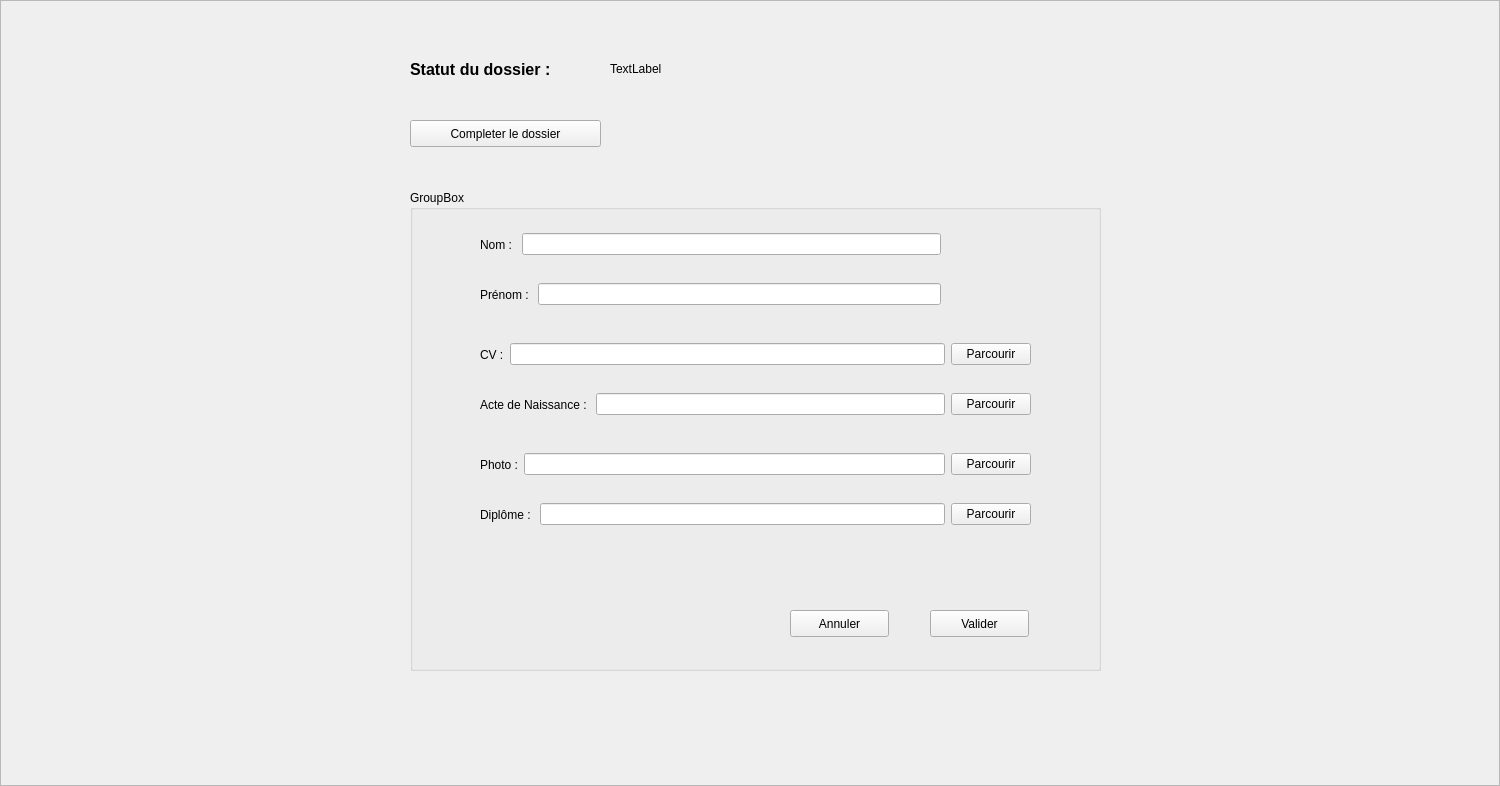
<?xml version="1.0" encoding="UTF-8"?>
<ui version="4.0">
 <class>MonDossierFrame</class>
 <widget class="QFrame" name="MonDossierFrame">
  <property name="geometry">
   <rect>
    <x>0</x>
    <y>0</y>
    <width>1500</width>
    <height>786</height>
   </rect>
  </property>
  <property name="windowTitle">
   <string>Frame</string>
  </property>
  <property name="frameShape">
   <enum>QFrame::StyledPanel</enum>
  </property>
  <property name="frameShadow">
   <enum>QFrame::Raised</enum>
  </property>
  <widget class="QGroupBox" name="groupBox_formulaire_dossier">
   <property name="geometry">
    <rect>
     <x>410</x>
     <y>190</y>
     <width>691</width>
     <height>481</height>
    </rect>
   </property>
   <property name="title">
    <string>GroupBox</string>
   </property>
   <widget class="QPushButton" name="btn_valider">
    <property name="geometry">
     <rect>
      <x>520</x>
      <y>420</y>
      <width>99</width>
      <height>27</height>
     </rect>
    </property>
    <property name="text">
     <string>Valider</string>
    </property>
   </widget>
   <widget class="QWidget" name="layoutWidget">
    <property name="geometry">
     <rect>
      <x>70</x>
      <y>150</y>
      <width>551</width>
      <height>29</height>
     </rect>
    </property>
    <layout class="QHBoxLayout" name="horizontalLayout_14">
     <item>
      <widget class="QLabel" name="label_13">
       <property name="text">
        <string>CV :</string>
       </property>
      </widget>
     </item>
     <item>
      <widget class="QLineEdit" name="champ_cv"/>
     </item>
     <item>
      <widget class="QPushButton" name="btn_cv">
       <property name="text">
        <string>Parcourir</string>
       </property>
      </widget>
     </item>
    </layout>
   </widget>
   <widget class="QWidget" name="layoutWidget_2">
    <property name="geometry">
     <rect>
      <x>70</x>
      <y>40</y>
      <width>461</width>
      <height>29</height>
     </rect>
    </property>
    <layout class="QHBoxLayout" name="horizontalLayout_15">
     <item>
      <widget class="QLabel" name="label_14">
       <property name="text">
        <string>Nom : </string>
       </property>
      </widget>
     </item>
     <item>
      <widget class="QLineEdit" name="nom_candidat_3"/>
     </item>
    </layout>
   </widget>
   <widget class="QPushButton" name="btn_annuler">
    <property name="geometry">
     <rect>
      <x>380</x>
      <y>420</y>
      <width>99</width>
      <height>27</height>
     </rect>
    </property>
    <property name="text">
     <string>Annuler</string>
    </property>
   </widget>
   <widget class="QWidget" name="layoutWidget_3">
    <property name="geometry">
     <rect>
      <x>70</x>
      <y>310</y>
      <width>551</width>
      <height>29</height>
     </rect>
    </property>
    <layout class="QHBoxLayout" name="horizontalLayout_16">
     <item>
      <widget class="QLabel" name="label_15">
       <property name="text">
        <string>Diplôme : </string>
       </property>
      </widget>
     </item>
     <item>
      <widget class="QLineEdit" name="champ_diplome"/>
     </item>
     <item>
      <widget class="QPushButton" name="btn_diplome">
       <property name="text">
        <string>Parcourir</string>
       </property>
      </widget>
     </item>
    </layout>
   </widget>
   <widget class="QWidget" name="layoutWidget_4">
    <property name="geometry">
     <rect>
      <x>70</x>
      <y>200</y>
      <width>551</width>
      <height>29</height>
     </rect>
    </property>
    <layout class="QHBoxLayout" name="horizontalLayout_17">
     <item>
      <widget class="QLabel" name="label_16">
       <property name="text">
        <string>Acte de Naissance : </string>
       </property>
      </widget>
     </item>
     <item>
      <widget class="QLineEdit" name="champ_acte_naissance"/>
     </item>
     <item>
      <widget class="QPushButton" name="btn_acte_naissance">
       <property name="text">
        <string>Parcourir</string>
       </property>
      </widget>
     </item>
    </layout>
   </widget>
   <widget class="QWidget" name="layoutWidget_5">
    <property name="geometry">
     <rect>
      <x>70</x>
      <y>90</y>
      <width>461</width>
      <height>29</height>
     </rect>
    </property>
    <layout class="QHBoxLayout" name="horizontalLayout_18">
     <item>
      <widget class="QLabel" name="label_17">
       <property name="text">
        <string>Prénom : </string>
       </property>
      </widget>
     </item>
     <item>
      <widget class="QLineEdit" name="prenom_candidat"/>
     </item>
    </layout>
   </widget>
   <widget class="QWidget" name="layoutWidget_6">
    <property name="geometry">
     <rect>
      <x>70</x>
      <y>260</y>
      <width>551</width>
      <height>29</height>
     </rect>
    </property>
    <layout class="QHBoxLayout" name="horizontalLayout_19">
     <item>
      <widget class="QLabel" name="label_18">
       <property name="text">
        <string>Photo :</string>
       </property>
      </widget>
     </item>
     <item>
      <widget class="QLineEdit" name="champ_photo"/>
     </item>
     <item>
      <widget class="QPushButton" name="btn_photo">
       <property name="text">
        <string>Parcourir</string>
       </property>
      </widget>
     </item>
    </layout>
   </widget>
  </widget>
  <widget class="QLabel" name="label_19">
   <property name="geometry">
    <rect>
     <x>410</x>
     <y>60</y>
     <width>141</width>
     <height>17</height>
    </rect>
   </property>
   <property name="text">
    <string>&lt;html&gt;&lt;head/&gt;&lt;body&gt;&lt;p&gt;&lt;span style=&quot; font-size:12pt; font-weight:600;&quot;&gt;Statut du dossier :&lt;/span&gt;&lt;/p&gt;&lt;/body&gt;&lt;/html&gt;</string>
   </property>
  </widget>
  <widget class="QLabel" name="label_statut_dossier">
   <property name="geometry">
    <rect>
     <x>610</x>
     <y>60</y>
     <width>67</width>
     <height>17</height>
    </rect>
   </property>
   <property name="text">
    <string>TextLabel</string>
   </property>
  </widget>
  <widget class="QPushButton" name="btn_modifier_dossier">
   <property name="geometry">
    <rect>
     <x>410</x>
     <y>120</y>
     <width>191</width>
     <height>27</height>
    </rect>
   </property>
   <property name="text">
    <string>Completer le dossier</string>
   </property>
  </widget>
 </widget>
 <resources/>
 <connections/>
</ui>
